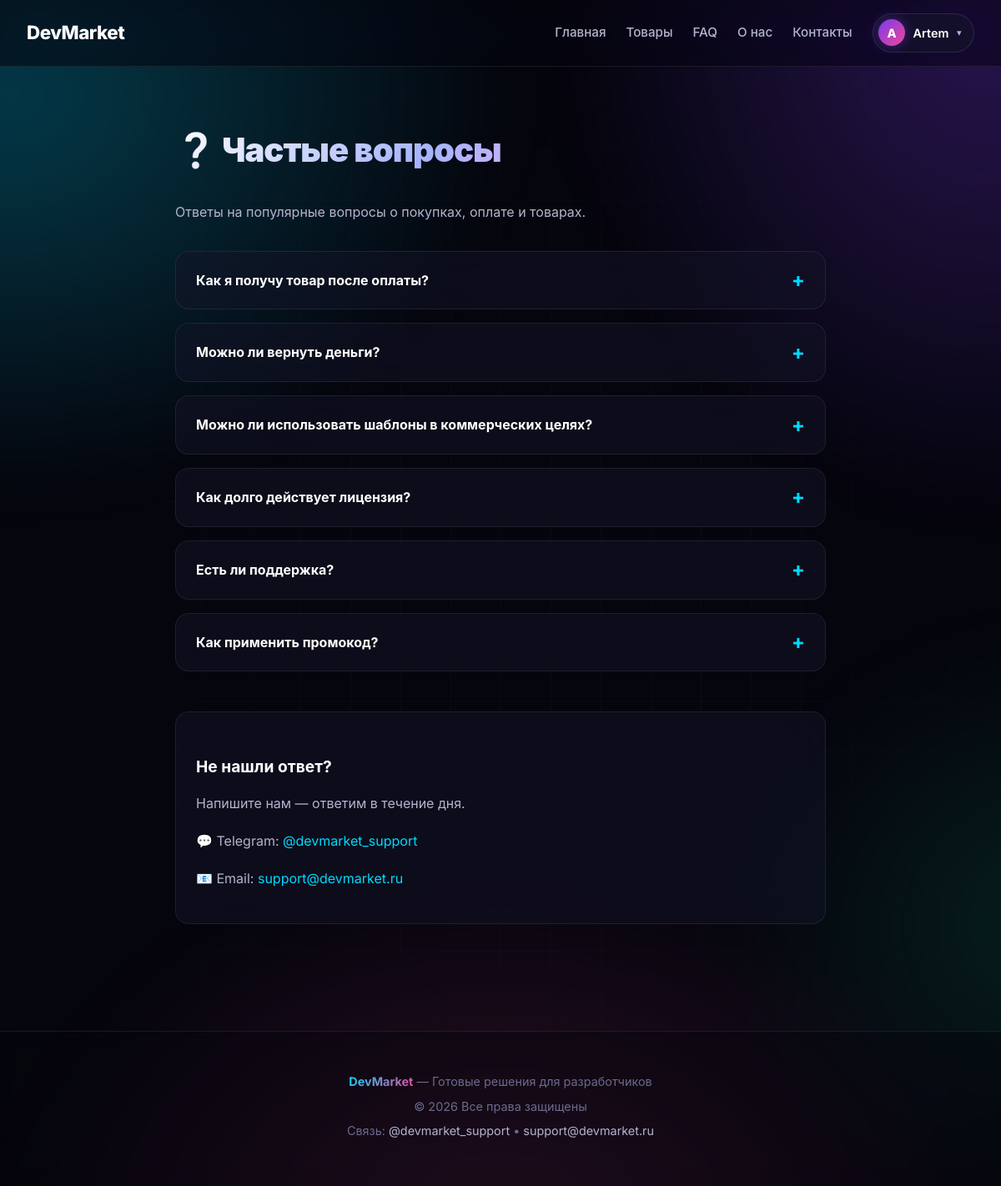
Screenshot of /faq (signed in) with the database file from the repository.
### tables this page shows
CREATE TABLE users (
                id INTEGER PRIMARY KEY AUTOINCREMENT,
                username TEXT UNIQUE NOT NULL,
                email TEXT UNIQUE NOT NULL,
                password_hash TEXT NOT NULL,
                created_at TIMESTAMP DEFAULT CURRENT_TIMESTAMP
            );

CREATE TABLE faq (
                id INTEGER PRIMARY KEY AUTOINCREMENT,
                question TEXT NOT NULL,
                answer TEXT NOT NULL,
                sort_order INTEGER DEFAULT 0
            );

### app.py (the view)
@app.route("/faq")
def faq():
    items = db.get_all_faq()
    return render_template("faq.html", items=items)

### app.py (called while the page is built)
@app.context_processor
def inject_brand():
    return {"brand": BRAND, "current_user": get_current_user()}

def get_current_user():
    if session.get("user_id"):
        return db.get_user_by_id(session["user_id"])
    return None

### database.py (called while the page is built)
def get_db():
    conn = sqlite3.connect(DB_PATH)
    conn.row_factory = sqlite3.Row
    return conn

def get_user_by_id(user_id):
    with get_db() as conn:
        return conn.execute("SELECT * FROM users WHERE id = ?", (user_id,)).fetchone()

def get_all_faq():
    with get_db() as conn:
        return conn.execute("SELECT * FROM faq ORDER BY sort_order, id").fetchall()

### templates/faq.html (shortened to what this page needs)
{% extends "base.html" %}
{% block content %}
<div class="container">
    <div class="page-content">
        <h1>❓ Частые вопросы</h1>
        <p>Ответы на популярные вопросы о покупках, оплате и товарах.</p>
        <div class="faq-list">
            {% for item in items %}
                <details class="faq-item">
                    <summary>{{ item['question'] }}</summary>
                </details>
            {% endfor %}
        </div>
        <div class="contact-block" style="margin-top: 3rem;">
            <h3>Не нашли ответ?</h3>
            <p>Напишите нам — ответим в течение дня.</p>
            <p>💬 Telegram: <a href="https://t.me/{{ brand.contacts.telegram[1:] }}" target="_blank">{{ brand.contacts.telegram }}</a></p>
            <p>📧 Email: <a href="mailto:{{ brand.contacts.email }}">{{ brand.contacts.email }}</a></p>
        </div>
    </div>
</div>
{% endblock %}

### templates/base.html (shortened to what this page needs)
<!DOCTYPE html>
<html lang="ru">
<head>
    <link rel="stylesheet" href="{{ url_for('static', filename='style.css') }}">
</head>
<body>
<nav class="navbar">
    <div class="nav-container">
        <a href="/" class="logo"><span>{{ brand.name }}</span></a>
        <div class="nav-links" id="nav-links">
            <a href="/">Главная</a>
            <a href="/search">Товары</a>
            <a href="/faq">FAQ</a>
            <a href="/about">О нас</a>
            <a href="/contact">Контакты</a>
            {% if current_user %}
                <div class="user-menu">
                    <button class="user-menu-btn" id="user-menu-btn">
                        <span class="user-avatar">{{ current_user['username'][0]|upper }}</span>
                        <span class="user-name">{{ current_user['username'] }}</span>
                        <span class="user-arrow">▾</span>
                    </button>
                </div>
            {% else %}
                <a href="/login" class="nav-login-btn">Войти</a>
            {% endif %}
        </div>
    </div>
</nav>
<main>
    {% if error_404 %}
        <div class="container">
            <div class="success-page error-page">
                <div class="success-icon">🔍</div>
                <h1>404</h1>
                <p>Страница не найдена</p>
                <a href="/" class="btn btn-primary" style="margin-top: 2rem;">← На главную</a>
            </div>
        </div>
    {% else %}
        {% block content %}{% endblock %}
    {% endif %}
</main>
<footer class="footer">
    <div class="footer-content">
        <p><strong>{{ brand.name }}</strong> — {{ brand.tagline }}</p>
        <p>© {{ brand.year }} Все права защищены</p>
        <p class="footer-contacts">
            Связь:
            <a href="https://t.me/{{ brand.contacts.telegram[1:] }}" target="_blank">{{ brand.contacts.telegram }}</a>
            •
            <a href="mailto:{{ brand.contacts.email }}">{{ brand.contacts.email }}</a>
        </p>
    </div>
</footer>
</body>
</html>

### rows the page displays
users: username "A", username "Artem"
faq: question "Как я получу товар после оплаты?"
faq: question "Можно ли вернуть деньги?"
faq: question "Можно ли использовать шаблоны в коммерческих целях?"
faq: question "Как долго действует лицензия?"
faq: question "Есть ли поддержка?"
faq: question "Как применить промокод?"

### other values shown
{{ brand.name }} "DevMarket"
{{ brand.contacts.telegram }} "@devmarket_support"
{{ brand.contacts.email }} "support@devmarket.ru"
{{ brand.tagline }} "Готовые решения для разработчиков"
{{ brand.year }} "2026"
